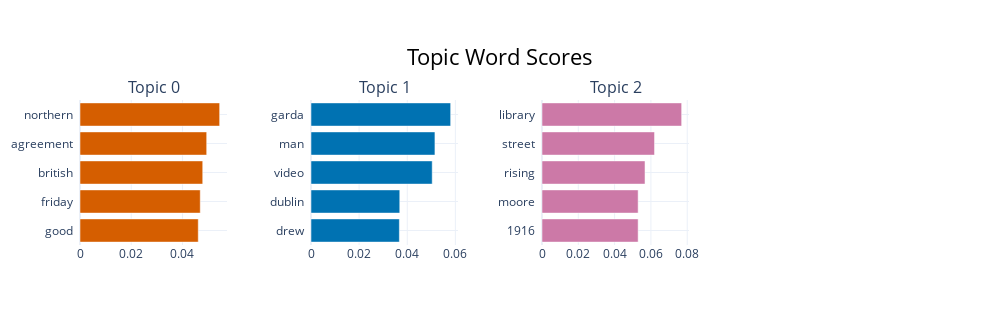

The cell this chart's notebook holds for it:
### Markdown cell above
# Visualization

### Code cell
topic_model.visualize_barchart()

### Figure 1 — Plotly figure (JSON) as saved in the notebook; plotly's stock layout.template omitted (floating-point values rounded to 4 significant figures)
{"data": [{"marker": {"color": "#D55E00"}, "orientation": "h", "type": "bar", "x": [0.04618, 0.04695, 0.04792, 0.04947, 0.05453], "xaxis": "x", "y": ["good  ", "friday  ", "british  ", "agreement  ", "northern  "], "yaxis": "y"}, {"marker": {"color": "#0072B2"}, "orientation": "h", "type": "bar", "x": [0.03672, 0.03689, 0.05037, 0.05151, 0.05804], "xaxis": "x2", "y": ["drew  ", "dublin  ", "video  ", "man  ", "garda  "], "yaxis": "y2"}, {"marker": {"color": "#CC79A7"}, "orientation": "h", "type": "bar", "x": [0.05296, 0.05296, 0.05675, 0.06199, 0.07693], "xaxis": "x3", "y": ["1916  ", "moore  ", "rising  ", "street  ", "library  "], "yaxis": "y3"}], "layout": {"annotations": [{"font": {"size": 16}, "showarrow": false, "text": "Topic 0", "x": 0.0875, "xanchor": "center", "xref": "paper", "y": 1, "yanchor": "bottom", "yref": "paper"}, {"font": {"size": 16}, "showarrow": false, "text": "Topic 1", "x": 0.3625, "xanchor": "center", "xref": "paper", "y": 1, "yanchor": "bottom", "yref": "paper"}, {"font": {"size": 16}, "showarrow": false, "text": "Topic 2", "x": 0.6375, "xanchor": "center", "xref": "paper", "y": 1, "yanchor": "bottom", "yref": "paper"}], "height": 325, "hoverlabel": {"bgcolor": "white", "font": {"family": "Rockwell", "size": 16}}, "showlegend": false, "title": {"font": {"color": "Black", "size": 22}, "text": "Topic Word Scores", "x": 0.5, "xanchor": "center", "yanchor": "top"}, "width": 1000, "xaxis": {"anchor": "y", "domain": [0, 0.175], "showgrid": true}, "xaxis2": {"anchor": "y2", "domain": [0.275, 0.45], "showgrid": true}, "xaxis3": {"anchor": "y3", "domain": [0.55, 0.725], "showgrid": true}, "xaxis4": {"anchor": "y4", "domain": [0.825, 1], "showgrid": true}, "yaxis": {"anchor": "x", "domain": [0, 1], "showgrid": true}, "yaxis2": {"anchor": "x2", "domain": [0, 1], "showgrid": true}, "yaxis3": {"anchor": "x3", "domain": [0, 1], "showgrid": true}, "yaxis4": {"anchor": "x4", "domain": [0, 1], "showgrid": true}}}
